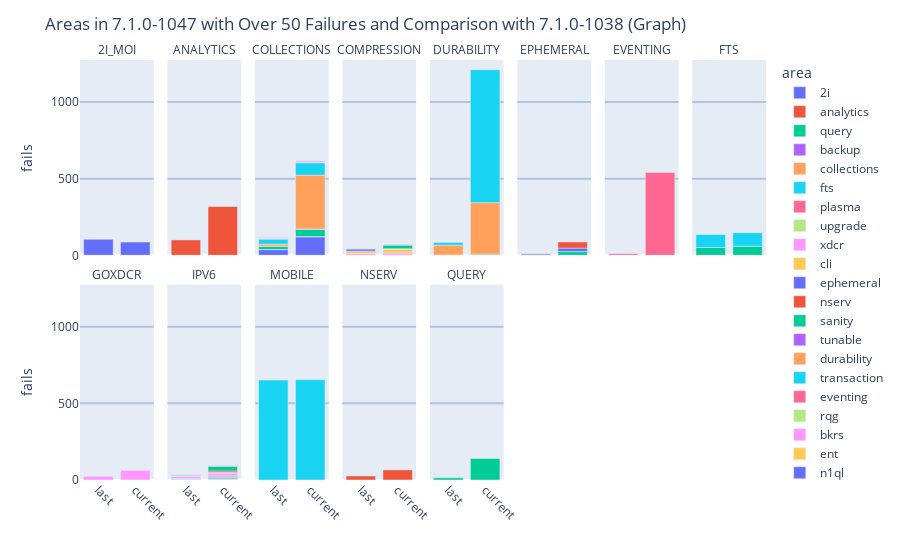

Notebook code for this chart:
### Markdown cell above
Hover over a bar for more information. You can click on each area's name to the right of the bar chart to toggle the data from that area, or double click on an area to isolate that area. You can double click on a hidden area to toggle all data back to shown.

### Code cell
newSet = []
for item in sortdf50:
    current = item.pop('CurrentFailed')
    last = item.pop('LastFailed')
    currentFails = {"fails": current, "ver": "current"}
    lastFails = {"fails": last, "ver": "last"}
    newSet.append({**lastFails, **item})
    newSet.append({**currentFails, **item})
    
df50 = pd.DataFrame(newSet)

all_fig = px.bar(df50, y=df50.fails, x=df50.ver, color=df50.area, facet_col=df50.component, facet_col_wrap=8)

all_fig.for_each_annotation(lambda a: a.update(text=a.text.replace("component=", "")))
all_fig.update_xaxes(title_text='', tickangle=45)
all_fig.update_yaxes(gridcolor='lightsteelblue', gridwidth=2)
all_fig.update_layout(height=600*math.ceil(len(set(df50.component))/8), title=f"Areas in {weekly_builds[0]} with Over 50 Failures and Comparison with {weekly_builds[1]} (Graph)", hoverlabel=dict(bgcolor="white"))

all_fig.show()

### Figure 1 — Plotly figure (JSON) as saved in the notebook; plotly's stock layout.template omitted (floating-point values rounded to 4 significant figures)
{"data": [{"alignmentgroup": "True", "hovertemplate": "area=2i<br>component=2I_MOI<br>ver=%{x}<br>fails=%{y}<extra></extra>", "legendgroup": "2i", "marker": {"color": "#636efa", "pattern": {"shape": ""}}, "name": "2i", "offsetgroup": "2i", "orientation": "v", "showlegend": true, "textposition": "auto", "type": "bar", "x": ["last", "current"], "xaxis": "x9", "y": [104, 86], "yaxis": "y9"}, {"alignmentgroup": "True", "hovertemplate": "area=2i<br>component=COLLECTIONS<br>ver=%{x}<br>fails=%{y}<extra></extra>", "legendgroup": "2i", "marker": {"color": "#636efa", "pattern": {"shape": ""}}, "name": "2i", "offsetgroup": "2i", "orientation": "v", "showlegend": false, "textposition": "auto", "type": "bar", "x": ["last", "current"], "xaxis": "x11", "y": [37, 121], "yaxis": "y11"}, {"alignmentgroup": "True", "hovertemplate": "area=2i<br>component=COMPRESSION<br>ver=%{x}<br>fails=%{y}<extra></extra>", "legendgroup": "2i", "marker": {"color": "#636efa", "pattern": {"shape": ""}}, "name": "2i", "offsetgroup": "2i", "orientation": "v", "showlegend": false, "textposition": "auto", "type": "bar", "x": ["last", "current"], "xaxis": "x12", "y": [1, 1], "yaxis": "y12"}, {"alignmentgroup": "True", "hovertemplate": "area=2i<br>component=IPV6<br>ver=%{x}<br>fails=%{y}<extra></extra>", "legendgroup": "2i", "marker": {"color": "#636efa", "pattern": {"shape": ""}}, "name": "2i", "offsetgroup": "2i", "orientation": "v", "showlegend": false, "textposition": "auto", "type": "bar", "x": ["last", "current"], "xaxis": "x2", "y": [1, 3], "yaxis": "y2"}, {"alignmentgroup": "True", "hovertemplate": "area=analytics<br>component=ANALYTICS<br>ver=%{x}<br>fails=%{y}<extra></extra>", "legendgroup": "analytics", "marker": {"color": "#EF553B", "pattern": {"shape": ""}}, "name": "analytics", "offsetgroup": "analytics", "orientation": "v", "showlegend": true, "textposition": "auto", "type": "bar", "x": ["last", "current"], "xaxis": "x10", "y": [102, 320], "yaxis": "y10"}, {"alignmentgroup": "True", "hovertemplate": "area=analytics<br>component=COLLECTIONS<br>ver=%{x}<br>fails=%{y}<extra></extra>", "legendgroup": "analytics", "marker": {"color": "#EF553B", "pattern": {"shape": ""}}, "name": "analytics", "offsetgroup": "analytics", "orientation": "v", "showlegend": false, "textposition": "auto", "type": "bar", "x": ["last", "current"], "xaxis": "x11", "y": [1, 1], "yaxis": "y11"}, {"alignmentgroup": "True", "hovertemplate": "area=query<br>component=ANALYTICS<br>ver=%{x}<br>fails=%{y}<extra></extra>", "legendgroup": "query", "marker": {"color": "#00cc96", "pattern": {"shape": ""}}, "name": "query", "offsetgroup": "query", "orientation": "v", "showlegend": true, "textposition": "auto", "type": "bar", "x": ["last", "current"], "xaxis": "x10", "y": [0, 1], "yaxis": "y10"}, {"alignmentgroup": "True", "hovertemplate": "area=query<br>component=COLLECTIONS<br>ver=%{x}<br>fails=%{y}<extra></extra>", "legendgroup": "query", "marker": {"color": "#00cc96", "pattern": {"shape": ""}}, "name": "query", "offsetgroup": "query", "orientation": "v", "showlegend": false, "textposition": "auto", "type": "bar", "x": ["last", "current"], "xaxis": "x11", "y": [21, 47], "yaxis": "y11"}, {"alignmentgroup": "True", "hovertemplate": "area=query<br>component=DURABILITY<br>ver=%{x}<br>fails=%{y}<extra></extra>", "legendgroup": "query", "marker": {"color": "#00cc96", "pattern": {"shape": ""}}, "name": "query", "offsetgroup": "query", "orientation": "v", "showlegend": false, "textposition": "auto", "type": "bar", "x": ["last", "current"], "xaxis": "x13", "y": [2, 7], "yaxis": "y13"}, {"alignmentgroup": "True", "hovertemplate": "area=query<br>component=EPHEMERAL<br>ver=%{x}<br>fails=%{y}<extra></extra>", "legendgroup": "query", "marker": {"color": "#00cc96", "pattern": {"shape": ""}}, "name": "query", "offsetgroup": "query", "orientation": "v", "showlegend": false, "textposition": "auto", "type": "bar", "x": ["last", "current"], "xaxis": "x14", "y": [0, 24], "yaxis": "y14"}, {"alignmentgroup": "True", "hovertemplate": "area=query<br>component=FTS<br>ver=%{x}<br>fails=%{y}<extra></extra>", "legendgroup": "query", "marker": {"color": "#00cc96", "pattern": {"shape": ""}}, "name": "query", "offsetgroup": "query", "orientation": "v", "showlegend": false, "textposition": "auto", "type": "bar", "x": ["last", "current"], "xaxis": "x16", "y": [51, 59], "yaxis": "y16"}, {"alignmentgroup": "True", "hovertemplate": "area=query<br>component=QUERY<br>ver=%{x}<br>fails=%{y}<extra></extra>", "legendgroup": "query", "marker": {"color": "#00cc96", "pattern": {"shape": ""}}, "name": "query", "offsetgroup": "query", "orientation": "v", "showlegend": false, "textposition": "auto", "type": "bar", "x": ["last", "current"], "xaxis": "x5", "y": [14, 141], "yaxis": "y5"}, {"alignmentgroup": "True", "hovertemplate": "area=backup<br>component=COLLECTIONS<br>ver=%{x}<br>fails=%{y}<extra></extra>", "legendgroup": "backup", "marker": {"color": "#ab63fa", "pattern": {"shape": ""}}, "name": "backup", "offsetgroup": "backup", "orientation": "v", "showlegend": true, "textposition": "auto", "type": "bar", "x": ["last", "current"], "xaxis": "x11", "y": [0, 3], "yaxis": "y11"}, {"alignmentgroup": "True", "hovertemplate": "area=backup<br>component=COMPRESSION<br>ver=%{x}<br>fails=%{y}<extra></extra>", "legendgroup": "backup", "marker": {"color": "#ab63fa", "pattern": {"shape": ""}}, "name": "backup", "offsetgroup": "backup", "orientation": "v", "showlegend": false, "textposition": "auto", "type": "bar", "x": ["last", "current"], "xaxis": "x12", "y": [0, 1], "yaxis": "y12"}, {"alignmentgroup": "True", "hovertemplate": "area=collections<br>component=COLLECTIONS<br>ver=%{x}<br>fails=%{y}<extra></extra>", "legendgroup": "collections", "marker": {"color": "#FFA15A", "pattern": {"shape": ""}}, "name": "collections", "offsetgroup": "collections", "orientation": "v", "showlegend": true, "textposition": "auto", "type": "bar", "x": ["last", "current"], "xaxis": "x11", "y": [14, 351], "yaxis": "y11"}, {"alignmentgroup": "True", "hovertemplate": "area=fts<br>component=COLLECTIONS<br>ver=%{x}<br>fails=%{y}<extra></extra>", "legendgroup": "fts", "marker": {"color": "#19d3f3", "pattern": {"shape": ""}}, "name": "fts", "offsetgroup": "fts", "orientation": "v", "showlegend": true, "textposition": "auto", "type": "bar", "x": ["last", "current"], "xaxis": "x11", "y": [33, 81], "yaxis": "y11"}, {"alignmentgroup": "True", "hovertemplate": "area=fts<br>component=FTS<br>ver=%{x}<br>fails=%{y}<extra></extra>", "legendgroup": "fts", "marker": {"color": "#19d3f3", "pattern": {"shape": ""}}, "name": "fts", "offsetgroup": "fts", "orientation": "v", "showlegend": false, "textposition": "auto", "type": "bar", "x": ["last", "current"], "xaxis": "x16", "y": [87, 89], "yaxis": "y16"}, {"alignmentgroup": "True", "hovertemplate": "area=plasma<br>component=COLLECTIONS<br>ver=%{x}<br>fails=%{y}<extra></extra>", "legendgroup": "plasma", "marker": {"color": "#FF6692", "pattern": {"shape": ""}}, "name": "plasma", "offsetgroup": "plasma", "orientation": "v", "showlegend": true, "textposition": "auto", "type": "bar", "x": ["last", "current"], "xaxis": "x11", "y": [2, 2], "yaxis": "y11"}, {"alignmentgroup": "True", "hovertemplate": "area=upgrade<br>component=COLLECTIONS<br>ver=%{x}<br>fails=%{y}<extra></extra>", "legendgroup": "upgrade", "marker": {"color": "#B6E880", "pattern": {"shape": ""}}, "name": "upgrade", "offsetgroup": "upgrade", "orientation": "v", "showlegend": true, "textposition": "auto", "type": "bar", "x": ["last", "current"], "xaxis": "x11", "y": [2, 2], "yaxis": "y11"}, {"alignmentgroup": "True", "hovertemplate": "area=xdcr<br>component=COLLECTIONS<br>ver=%{x}<br>fails=%{y}<extra></extra>", "legendgroup": "xdcr", "marker": {"color": "#FF97FF", "pattern": {"shape": ""}}, "name": "xdcr", "offsetgroup": "xdcr", "orientation": "v", "showlegend": true, "textposition": "auto", "type": "bar", "x": ["last", "current"], "xaxis": "x11", "y": [6, 9], "yaxis": "y11"}, {"alignmentgroup": "True", "hovertemplate": "area=xdcr<br>component=COMPRESSION<br>ver=%{x}<br>fails=%{y}<extra></extra>", "legendgroup": "xdcr", "marker": {"color": "#FF97FF", "pattern": {"shape": ""}}, "name": "xdcr", "offsetgroup": "xdcr", "orientation": "v", "showlegend": false, "textposition": "auto", "type": "bar", "x": ["last", "current"], "xaxis": "x12", "y": [10, 13], "yaxis": "y12"}, {"alignmentgroup": "True", "hovertemplate": "area=xdcr<br>component=GOXDCR<br>ver=%{x}<br>fails=%{y}<extra></extra>", "legendgroup": "xdcr", "marker": {"color": "#FF97FF", "pattern": {"shape": ""}}, "name": "xdcr", "offsetgroup": "xdcr", "orientation": "v", "showlegend": false, "textposition": "auto", "type": "bar", "x": ["last", "current"], "xaxis": "x", "y": [24, 63], "yaxis": "y"}, {"alignmentgroup": "True", "hovertemplate": "area=xdcr<br>component=IPV6<br>ver=%{x}<br>fails=%{y}<extra></extra>", "legendgroup": "xdcr", "marker": {"color": "#FF97FF", "pattern": {"shape": ""}}, "name": "xdcr", "offsetgroup": "xdcr", "orientation": "v", "showlegend": false, "textposition": "auto", "type": "bar", "x": ["last", "current"], "xaxis": "x2", "y": [2, 5], "yaxis": "y2"}, {"alignmentgroup": "True", "hovertemplate": "area=cli<br>component=COMPRESSION<br>ver=%{x}<br>fails=%{y}<extra></extra>", "legendgroup": "cli", "marker": {"color": "#FECB52", "pattern": {"shape": ""}}, "name": "cli", "offsetgroup": "cli", "orientation": "v", "showlegend": true, "textposition": "auto", "type": "bar", "x": ["last", "current"], "xaxis": "x12", "y": [16, 26], "yaxis": "y12"}, {"alignmentgroup": "True", "hovertemplate": "area=ephemeral<br>component=COMPRESSION<br>ver=%{x}<br>fails=%{y}<extra></extra>", "legendgroup": "ephemeral", "marker": {"color": "#636efa", "pattern": {"shape": ""}}, "name": "ephemeral", "offsetgroup": "ephemeral", "orientation": "v", "showlegend": true, "textposition": "auto", "type": "bar", "x": ["last", "current"], "xaxis": "x12", "y": [16, 1], "yaxis": "y12"}, {"alignmentgroup": "True", "hovertemplate": "area=ephemeral<br>component=EPHEMERAL<br>ver=%{x}<br>fails=%{y}<extra></extra>", "legendgroup": "ephemeral", "marker": {"color": "#636efa", "pattern": {"shape": ""}}, "name": "ephemeral", "offsetgroup": "ephemeral", "orientation": "v", "showlegend": false, "textposition": "auto", "type": "bar", "x": ["last", "current"], "xaxis": "x14", "y": [9, 23], "yaxis": "y14"}, {"alignmentgroup": "True", "hovertemplate": "area=nserv<br>component=COMPRESSION<br>ver=%{x}<br>fails=%{y}<extra></extra>", "legendgroup": "nserv", "marker": {"color": "#EF553B", "pattern": {"shape": ""}}, "name": "nserv", "offsetgroup": "nserv", "orientation": "v", "showlegend": true, "textposition": "auto", "type": "bar", "x": ["last", "current"], "xaxis": "x12", "y": [0, 1], "yaxis": "y12"}, {"alignmentgroup": "True", "hovertemplate": "area=nserv<br>component=EPHEMERAL<br>ver=%{x}<br>fails=%{y}<extra></extra>", "legendgroup": "nserv", "marker": {"color": "#EF553B", "pattern": {"shape": ""}}, "name": "nserv", "offsetgroup": "nserv", "orientation": "v", "showlegend": false, "textposition": "auto", "type": "bar", "x": ["last", "current"], "xaxis": "x14", "y": [1, 40], "yaxis": "y14"}, {"alignmentgroup": "True", "hovertemplate": "area=nserv<br>component=NSERV<br>ver=%{x}<br>fails=%{y}<extra></extra>", "legendgroup": "nserv", "marker": {"color": "#EF553B", "pattern": {"shape": ""}}, "name": "nserv", "offsetgroup": "nserv", "orientation": "v", "showlegend": false, "textposition": "auto", "type": "bar", "x": ["last", "current"], "xaxis": "x4", "y": [26, 66], "yaxis": "y4"}, {"alignmentgroup": "True", "hovertemplate": "area=sanity<br>component=COMPRESSION<br>ver=%{x}<br>fails=%{y}<extra></extra>", "legendgroup": "sanity", "marker": {"color": "#00cc96", "pattern": {"shape": ""}}, "name": "sanity", "offsetgroup": "sanity", "orientation": "v", "showlegend": true, "textposition": "auto", "type": "bar", "x": ["last", "current"], "xaxis": "x12", "y": [0, 24], "yaxis": "y12"}, {"alignmentgroup": "True", "hovertemplate": "area=sanity<br>component=IPV6<br>ver=%{x}<br>fails=%{y}<extra></extra>", "legendgroup": "sanity", "marker": {"color": "#00cc96", "pattern": {"shape": ""}}, "name": "sanity", "offsetgroup": "sanity", "orientation": "v", "showlegend": false, "textposition": "auto", "type": "bar", "x": ["last", "current"], "xaxis": "x2", "y": [4, 9], "yaxis": "y2"}, {"alignmentgroup": "True", "hovertemplate": "area=tunable<br>component=COMPRESSION<br>ver=%{x}<br>fails=%{y}<extra></extra>", "legendgroup": "tunable", "marker": {"color": "#ab63fa", "pattern": {"shape": ""}}, "name": "tunable", "offsetgroup": "tunable", "orientation": "v", "showlegend": true, "textposition": "auto", "type": "bar", "x": ["last", "current"], "xaxis": "x12", "y": [1, 1], "yaxis": "y12"}, {"alignmentgroup": "True", "hovertemplate": "area=durability<br>component=DURABILITY<br>ver=%{x}<br>fails=%{y}<extra></extra>", "legendgroup": "durability", "marker": {"color": "#FFA15A", "pattern": {"shape": ""}}, "name": "durability", "offsetgroup": "durability", "orientation": "v", "showlegend": true, "textposition": "auto", "type": "bar", "x": ["last", "current"], "xaxis": "x13", "y": [64, 336], "yaxis": "y13"}, {"alignmentgroup": "True", "hovertemplate": "area=transaction<br>component=DURABILITY<br>ver=%{x}<br>fails=%{y}<extra></extra>", "legendgroup": "transaction", "marker": {"color": "#19d3f3", "pattern": {"shape": ""}}, "name": "transaction", "offsetgroup": "transaction", "orientation": "v", "showlegend": true, "textposition": "auto", "type": "bar", "x": ["last", "current"], "xaxis": "x13", "y": [17, 867], "yaxis": "y13"}, {"alignmentgroup": "True", "hovertemplate": "area=transaction<br>component=IPV6<br>ver=%{x}<br>fails=%{y}<extra></extra>", "legendgroup": "transaction", "marker": {"color": "#19d3f3", "pattern": {"shape": ""}}, "name": "transaction", "offsetgroup": "transaction", "orientation": "v", "showlegend": false, "textposition": "auto", "type": "bar", "x": ["last", "current"], "xaxis": "x2", "y": [2, 4], "yaxis": "y2"}, {"alignmentgroup": "True", "hovertemplate": "area=eventing<br>component=EVENTING<br>ver=%{x}<br>fails=%{y}<extra></extra>", "legendgroup": "eventing", "marker": {"color": "#FF6692", "pattern": {"shape": ""}}, "name": "eventing", "offsetgroup": "eventing", "orientation": "v", "showlegend": true, "textposition": "auto", "type": "bar", "x": ["last", "current"], "xaxis": "x15", "y": [10, 540], "yaxis": "y15"}, {"alignmentgroup": "True", "hovertemplate": "area=eventing<br>component=IPV6<br>ver=%{x}<br>fails=%{y}<extra></extra>", "legendgroup": "eventing", "marker": {"color": "#FF6692", "pattern": {"shape": ""}}, "name": "eventing", "offsetgroup": "eventing", "orientation": "v", "showlegend": false, "textposition": "auto", "type": "bar", "x": ["last", "current"], "xaxis": "x2", "y": [0, 7], "yaxis": "y2"}, {"alignmentgroup": "True", "hovertemplate": "area=rqg<br>component=FTS<br>ver=%{x}<br>fails=%{y}<extra></extra>", "legendgroup": "rqg", "marker": {"color": "#B6E880", "pattern": {"shape": ""}}, "name": "rqg", "offsetgroup": "rqg", "orientation": "v", "showlegend": true, "textposition": "auto", "type": "bar", "x": ["last", "current"], "xaxis": "x16", "y": [0, 2], "yaxis": "y16"}, {"alignmentgroup": "True", "hovertemplate": "area=bkrs<br>component=IPV6<br>ver=%{x}<br>fails=%{y}<extra></extra>", "legendgroup": "bkrs", "marker": {"color": "#FF97FF", "pattern": {"shape": ""}}, "name": "bkrs", "offsetgroup": "bkrs", "orientation": "v", "showlegend": true, "textposition": "auto", "type": "bar", "x": ["last", "current"], "xaxis": "x2", "y": [17, 17], "yaxis": "y2"}, {"alignmentgroup": "True", "hovertemplate": "area=ent<br>component=IPV6<br>ver=%{x}<br>fails=%{y}<extra></extra>", "legendgroup": "ent", "marker": {"color": "#FECB52", "pattern": {"shape": ""}}, "name": "ent", "offsetgroup": "ent", "orientation": "v", "showlegend": true, "textposition": "auto", "type": "bar", "x": ["last", "current"], "xaxis": "x2", "y": [0, 2], "yaxis": "y2"}, {"alignmentgroup": "True", "hovertemplate": "area=n1ql<br>component=IPV6<br>ver=%{x}<br>fails=%{y}<extra></extra>", "legendgroup": "n1ql", "marker": {"color": "#636efa", "pattern": {"shape": ""}}, "name": "n1ql", "offsetgroup": "n1ql", "orientation": "v", "showlegend": true, "textposition": "auto", "type": "bar", "x": ["last", "current"], "xaxis": "x2", "y": [3, 2], "yaxis": "y2"}, {"alignmentgroup": "True", "hovertemplate": "area=obj<br>component=IPV6<br>ver=%{x}<br>fails=%{y}<extra></extra>", "legendgroup": "obj", "marker": {"color": "#EF553B", "pattern": {"shape": ""}}, "name": "obj", "offsetgroup": "obj", "orientation": "v", "showlegend": true, "textposition": "auto", "type": "bar", "x": ["last", "current"], "xaxis": "x2", "y": [1, 10], "yaxis": "y2"}, {"alignmentgroup": "True", "hovertemplate": "area=rbac<br>component=IPV6<br>ver=%{x}<br>fails=%{y}<extra></extra>", "legendgroup": "rbac", "marker": {"color": "#00cc96", "pattern": {"shape": ""}}, "name": "rbac", "offsetgroup": "rbac", "orientation": "v", "showlegend": true, "textposition": "auto", "type": "bar", "x": ["last", "current"], "xaxis": "x2", "y": [3, 31], "yaxis": "y2"}, {"alignmentgroup": "True", "hovertemplate": "area=security<br>component=IPV6<br>ver=%{x}<br>fails=%{y}<extra></extra>", "legendgroup": "security", "marker": {"color": "#ab63fa", "pattern": {"shape": ""}}, "name": "security", "offsetgroup": "security", "orientation": "v", "showlegend": true, "textposition": "auto", "type": "bar", "x": ["last", "current"], "xaxis": "x2", "y": [4, 3], "yaxis": "y2"}, {"alignmentgroup": "True", "hovertemplate": "area=tools<br>component=IPV6<br>ver=%{x}<br>fails=%{y}<extra></extra>", "legendgroup": "tools", "marker": {"color": "#FFA15A", "pattern": {"shape": ""}}, "name": "tools", "offsetgroup": "tools", "orientation": "v", "showlegend": true, "textposition": "auto", "type": "bar", "x": ["last", "current"], "xaxis": "x2", "y": [1, 1], "yaxis": "y2"}, {"alignmentgroup": "True", "hovertemplate": "area=sync<br>component=MOBILE<br>ver=%{x}<br>fails=%{y}<extra></extra>", "legendgroup": "sync", "marker": {"color": "#19d3f3", "pattern": {"shape": ""}}, "name": "sync", "offsetgroup": "sync", "orientation": "v", "showlegend": true, "textposition": "auto", "type": "bar", "x": ["last", "current"], "xaxis": "x3", "y": [652, 654], "yaxis": "y3"}], "layout": {"annotations": [{"font": {}, "showarrow": false, "text": "GOXDCR", "x": 0.05375, "xanchor": "center", "xref": "paper", "y": 0.465, "yanchor": "bottom", "yref": "paper"}, {"font": {}, "showarrow": false, "text": "IPV6", "x": 0.1812, "xanchor": "center", "xref": "paper", "y": 0.465, "yanchor": "bottom", "yref": "paper"}, {"font": {}, "showarrow": false, "text": "MOBILE", "x": 0.3087, "xanchor": "center", "xref": "paper", "y": 0.465, "yanchor": "bottom", "yref": "paper"}, {"font": {}, "showarrow": false, "text": "NSERV", "x": 0.4363, "xanchor": "center", "xref": "paper", "y": 0.465, "yanchor": "bottom", "yref": "paper"}, {"font": {}, "showarrow": false, "text": "QUERY", "x": 0.5637, "xanchor": "center", "xref": "paper", "y": 0.465, "yanchor": "bottom", "yref": "paper"}, {"font": {}, "showarrow": false, "text": "2I_MOI", "x": 0.05375, "xanchor": "center", "xref": "paper", "y": 1.0, "yanchor": "bottom", "yref": "paper"}, {"font": {}, "showarrow": false, "text": "ANALYTICS", "x": 0.1812, "xanchor": "center", "xref": "paper", "y": 1.0, "yanchor": "bottom", "yref": "paper"}, {"font": {}, "showarrow": false, "text": "COLLECTIONS", "x": 0.3087, "xanchor": "center", "xref": "paper", "y": 1.0, "yanchor": "bottom", "yref": "paper"}, {"font": {}, "showarrow": false, "text": "COMPRESSION", "x": 0.4363, "xanchor": "center", "xref": "paper", "y": 1.0, "yanchor": "bottom", "yref": "paper"}, {"font": {}, "showarrow": false, "text": "DURABILITY", "x": 0.5637, "xanchor": "center", "xref": "paper", "y": 1.0, "yanchor": "bottom", "yref": "paper"}, {"font": {}, "showarrow": false, "text": "EPHEMERAL", "x": 0.6912, "xanchor": "center", "xref": "paper", "y": 1.0, "yanchor": "bottom", "yref": "paper"}, {"font": {}, "showarrow": false, "text": "EVENTING", "x": 0.8188, "xanchor": "center", "xref": "paper", "y": 1.0, "yanchor": "bottom", "yref": "paper"}, {"font": {}, "showarrow": false, "text": "FTS", "x": 0.9463, "xanchor": "center", "xref": "paper", "y": 1.0, "yanchor": "bottom", "yref": "paper"}], "autosize": true, "barmode": "relative", "hoverlabel": {"bgcolor": "white"}, "legend": {"title": {"text": "area"}, "tracegroupgap": 0}, "margin": {"t": 60}, "title": {"text": "Areas in 7.1.0-1047 with Over 50 Failures and Comparison with 7.1.0-1038 (Graph)"}, "xaxis": {"anchor": "y", "autorange": true, "domain": [0, 0.1075], "range": [-0.5, 1.5], "tickangle": 45, "title": {"text": ""}, "type": "category"}, "xaxis10": {"anchor": "y10", "autorange": true, "domain": [0.1275, 0.235], "matches": "x", "range": [-0.5, 1.5], "showticklabels": false, "tickangle": 45, "title": {"text": ""}, "type": "category"}, "xaxis11": {"anchor": "y11", "autorange": true, "domain": [0.255, 0.3625], "matches": "x", "range": [-0.5, 1.5], "showticklabels": false, "tickangle": 45, "title": {"text": ""}, "type": "category"}, "xaxis12": {"anchor": "y12", "autorange": true, "domain": [0.3825, 0.49], "matches": "x", "range": [-0.5, 1.5], "showticklabels": false, "tickangle": 45, "title": {"text": ""}, "type": "category"}, "xaxis13": {"anchor": "y13", "autorange": true, "domain": [0.51, 0.6175], "matches": "x", "range": [-0.5, 1.5], "showticklabels": false, "tickangle": 45, "title": {"text": ""}, "type": "category"}, "xaxis14": {"anchor": "y14", "autorange": true, "domain": [0.6375, 0.745], "matches": "x", "range": [-0.5, 1.5], "showticklabels": false, "tickangle": 45, "title": {"text": ""}, "type": "category"}, "xaxis15": {"anchor": "y15", "autorange": true, "domain": [0.765, 0.8725], "matches": "x", "range": [-0.5, 1.5], "showticklabels": false, "tickangle": 45, "title": {"text": ""}, "type": "category"}, "xaxis16": {"anchor": "y16", "autorange": true, "domain": [0.8925, 1], "matches": "x", "range": [-0.5, 1.5], "showticklabels": false, "tickangle": 45, "title": {"text": ""}, "type": "category"}, "xaxis2": {"anchor": "y2", "autorange": true, "domain": [0.1275, 0.235], "matches": "x", "range": [-0.5, 1.5], "tickangle": 45, "title": {"text": ""}, "type": "category"}, "xaxis3": {"anchor": "y3", "autorange": true, "domain": [0.255, 0.3625], "matches": "x", "range": [-0.5, 1.5], "tickangle": 45, "title": {"text": ""}, "type": "category"}, "xaxis4": {"anchor": "y4", "autorange": true, "domain": [0.3825, 0.49], "matches": "x", "range": [-0.5, 1.5], "tickangle": 45, "title": {"text": ""}, "type": "category"}, "xaxis5": {"anchor": "y5", "autorange": true, "domain": [0.51, 0.6175], "matches": "x", "range": [-0.5, 1.5], "tickangle": 45, "title": {"text": ""}, "type": "category"}, "xaxis6": {"anchor": "y6", "domain": [0.6375, 0.745], "matches": "x", "tickangle": 45, "title": {"text": ""}}, "xaxis7": {"anchor": "y7", "domain": [0.765, 0.8725], "matches": "x", "tickangle": 45, "title": {"text": ""}}, "xaxis8": {"anchor": "y8", "domain": [0.8925, 1], "matches": "x", "tickangle": 45, "title": {"text": ""}}, "xaxis9": {"anchor": "y9", "autorange": true, "domain": [0, 0.1075], "matches": "x", "range": [-0.5, 1.5], "showticklabels": false, "tickangle": 45, "title": {"text": ""}, "type": "category"}, "yaxis": {"anchor": "x", "autorange": true, "domain": [0, 0.465], "gridcolor": "lightsteelblue", "gridwidth": 2, "range": [0, 1274.0], "title": {"text": "fails"}, "type": "linear"}, "yaxis10": {"anchor": "x10", "autorange": true, "domain": [0.535, 1.0], "gridcolor": "lightsteelblue", "gridwidth": 2, "matches": "y", "range": [0, 1274.0], "showticklabels": false, "type": "linear"}, "yaxis11": {"anchor": "x11", "autorange": true, "domain": [0.535, 1.0], "gridcolor": "lightsteelblue", "gridwidth": 2, "matches": "y", "range": [0, 1274.0], "showticklabels": false, "type": "linear"}, "yaxis12": {"anchor": "x12", "autorange": true, "domain": [0.535, 1.0], "gridcolor": "lightsteelblue", "gridwidth": 2, "matches": "y", "range": [0, 1274.0], "showticklabels": false, "type": "linear"}, "yaxis13": {"anchor": "x13", "autorange": true, "domain": [0.535, 1.0], "gridcolor": "lightsteelblue", "gridwidth": 2, "matches": "y", "range": [0, 1274.0], "showticklabels": false, "type": "linear"}, "yaxis14": {"anchor": "x14", "autorange": true, "domain": [0.535, 1.0], "gridcolor": "lightsteelblue", "gridwidth": 2, "matches": "y", "range": [0, 1274.0], "showticklabels": false, "type": "linear"}, "yaxis15": {"anchor": "x15", "autorange": true, "domain": [0.535, 1.0], "gridcolor": "lightsteelblue", "gridwidth": 2, "matches": "y", "range": [0, 1274.0], "showticklabels": false, "type": "linear"}, "yaxis16": {"anchor": "x16", "autorange": true, "domain": [0.535, 1.0], "gridcolor": "lightsteelblue", "gridwidth": 2, "matches": "y", "range": [0, 1274.0], "showticklabels": false, "type": "linear"}, "yaxis2": {"anchor": "x2", "autorange": true, "domain": [0, 0.465], "gridcolor": "lightsteelblue", "gridwidth": 2, "matches": "y", "range": [0, 1274.0], "showticklabels": false, "type": "linear"}, "yaxis3": {"anchor": "x3", "autorange": true, "domain": [0, 0.465], "gridcolor": "lightsteelblue", "gridwidth": 2, "matches": "y", "range": [0, 1274.0], "showticklabels": false, "type": "linear"}, "yaxis4": {"anchor": "x4", "autorange": true, "domain": [0, 0.465], "gridcolor": "lightsteelblue", "gridwidth": 2, "matches": "y", "range": [0, 1274.0], "showticklabels": false, "type": "linear"}, "yaxis5": {"anchor": "x5", "autorange": true, "domain": [0, 0.465], "gridcolor": "lightsteelblue", "gridwidth": 2, "matches": "y", "range": [0, 1274.0], "showticklabels": false, "type": "linear"}, "yaxis6": {"anchor": "x6", "domain": [0, 0.465], "gridcolor": "lightsteelblue", "gridwidth": 2, "matches": "y", "showticklabels": false}, "yaxis7": {"anchor": "x7", "domain": [0, 0.465], "gridcolor": "lightsteelblue", "gridwidth": 2, "matches": "y", "showticklabels": false}, "yaxis8": {"anchor": "x8", "domain": [0, 0.465], "gridcolor": "lightsteelblue", "gridwidth": 2, "matches": "y", "showticklabels": false}, "yaxis9": {"anchor": "x9", "autorange": true, "domain": [0.535, 1.0], "gridcolor": "lightsteelblue", "gridwidth": 2, "matches": "y", "range": [0, 1274.0], "title": {"text": "fails"}, "type": "linear"}}}
